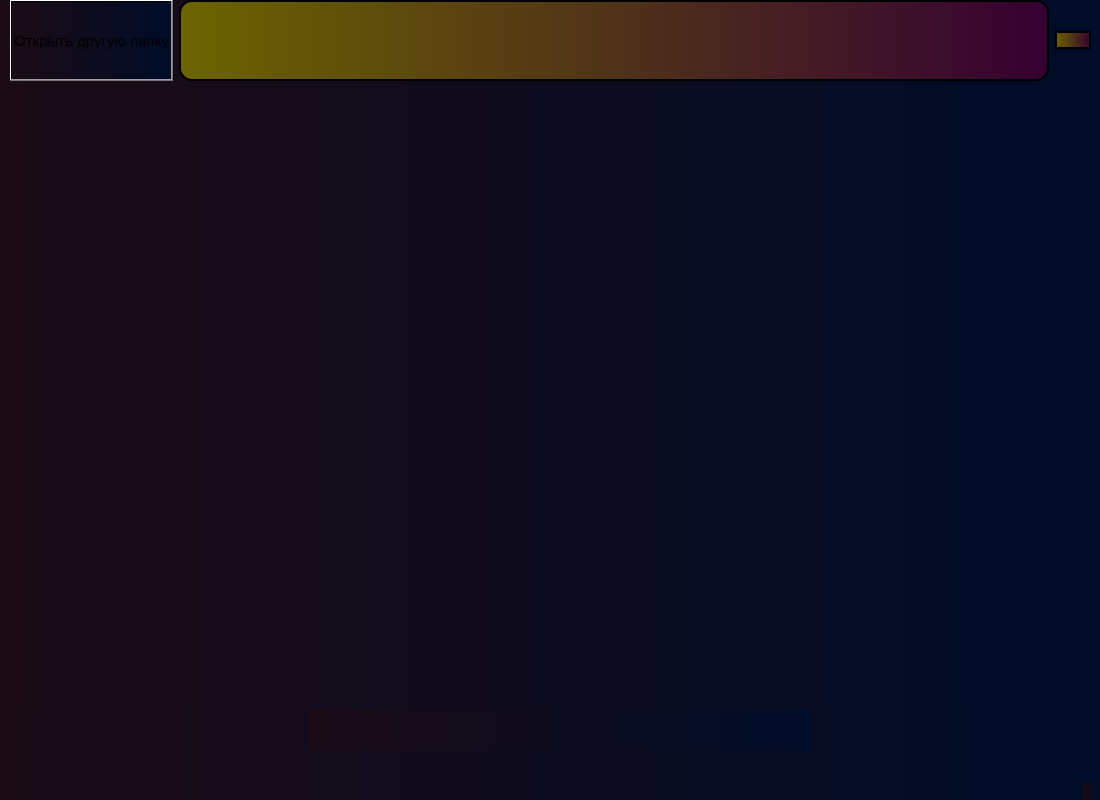
<?xml version="1.0" encoding="UTF-8"?>
<ui version="4.0">
 <class>MainWindow</class>
 <widget class="QMainWindow" name="MainWindow">
  <property name="geometry">
   <rect>
    <x>0</x>
    <y>0</y>
    <width>1100</width>
    <height>800</height>
   </rect>
  </property>
  <property name="maximumSize">
   <size>
    <width>1100</width>
    <height>800</height>
   </size>
  </property>
  <property name="windowTitle">
   <string>MainWindow</string>
  </property>
  <property name="styleSheet">
   <string notr="true">background-color: qlineargradient(spread:pad, x1:0, y1:0, x2:1, y2:0, stop:0 rgba(26,11,20, 255), stop:1 rgba(0, 12, 40, 255));
</string>
  </property>
  <widget class="QWidget" name="centralwidget">
   <widget class="QWidget" name="gridLayoutWidget">
    <property name="geometry">
     <rect>
      <x>10</x>
      <y>80</y>
      <width>1081</width>
      <height>631</height>
     </rect>
    </property>
    <layout class="QGridLayout" name="gridLayout_4"/>
   </widget>
   <widget class="QWidget" name="horizontalLayoutWidget">
    <property name="geometry">
     <rect>
      <x>310</x>
      <y>710</y>
      <width>501</width>
      <height>41</height>
     </rect>
    </property>
    <layout class="QHBoxLayout" name="horizontalLayout_2"/>
   </widget>
   <widget class="QWidget" name="layoutWidget">
    <property name="geometry">
     <rect>
      <x>10</x>
      <y>0</y>
      <width>1081</width>
      <height>81</height>
     </rect>
    </property>
    <layout class="QGridLayout" name="gridLayout_3">
     <item row="0" column="0">
      <widget class="QPushButton" name="open_newFolder_button">
       <property name="sizePolicy">
        <sizepolicy hsizetype="Minimum" vsizetype="Expanding">
         <horstretch>0</horstretch>
         <verstretch>0</verstretch>
        </sizepolicy>
       </property>
       <property name="font">
        <font>
         <pointsize>11</pointsize>
        </font>
       </property>
       <property name="cursor">
        <cursorShape>ArrowCursor</cursorShape>
       </property>
       <property name="styleSheet">
        <string notr="true">background-color: qlineargradient(spread:pad, x1:0, y1:0, x2:1, y2:0, stop:0 rgba(108, 100, 0, 255), stop:1 rgba(52, 0, 50, 255));
border-radius: 13px;
border: 2px solid;
hover: {background-color: rgba(247, 148, 60, 10);}</string>
       </property>
       <property name="text">
        <string>Открыть другую папку</string>
       </property>
      </widget>
     </item>
     <item row="0" column="1">
      <widget class="QPlainTextEdit" name="files_no_photo">
       <property name="sizePolicy">
        <sizepolicy hsizetype="Expanding" vsizetype="Expanding">
         <horstretch>0</horstretch>
         <verstretch>0</verstretch>
        </sizepolicy>
       </property>
       <property name="styleSheet">
        <string notr="true">background-color: qlineargradient(spread:pad, x1:0, y1:0, x2:1, y2:0, stop:0 rgba(108, 100, 0, 255), stop:1 rgba(52, 0, 50, 255));
border-radius: 13px;
border: 2px solid;</string>
       </property>
      </widget>
     </item>
     <item row="0" column="2">
      <widget class="QPushButton" name="home_button">
       <property name="sizePolicy">
        <sizepolicy hsizetype="Fixed" vsizetype="Fixed">
         <horstretch>0</horstretch>
         <verstretch>0</verstretch>
        </sizepolicy>
       </property>
       <property name="font">
        <font>
         <family>MS UI Gothic</family>
         <weight>75</weight>
         <bold>true</bold>
        </font>
       </property>
       <property name="styleSheet">
        <string notr="true">background-color: qlineargradient(spread:pad, x1:0, y1:0, x2:1, y2:0, stop:0 rgba(108, 100, 0, 255), stop:1 rgba(52, 0, 50, 255));
border-radius: 13px;
border: 2px solid;
color: rgb(255, 85, 255);
font-color: rgb(255, 85, 255);</string>
       </property>
       <property name="text">
        <string/>
       </property>
       <property name="icon">
        <iconset>
         <normaloff>../../../Downloads/Home-icon.svg.png</normaloff>../../../Downloads/Home-icon.svg.png</iconset>
       </property>
       <property name="iconSize">
        <size>
         <width>24</width>
         <height>24</height>
        </size>
       </property>
      </widget>
     </item>
    </layout>
   </widget>
  </widget>
  <widget class="QMenuBar" name="menubar">
   <property name="geometry">
    <rect>
     <x>0</x>
     <y>0</y>
     <width>1100</width>
     <height>21</height>
    </rect>
   </property>
  </widget>
  <widget class="QStatusBar" name="statusbar"/>
 </widget>
 <resources/>
 <connections/>
</ui>
